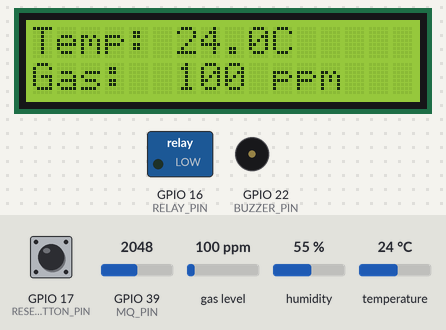
A sketch run on a simulated ESP32. Parts: 16×2 character LCD, switched loads named in the sketch (green lamp = pin HIGH), buzzer (waves = sounding). Inputs (shaded band) come from the test bench; at power-on: GPIO 17 (RESET_BUTTON_PIN) HIGH, gas level 100 ppm, temperature 24 °C, GPIO 39 (MQ_PIN) = 2048, humidity 55 %. What the sketch prints to the serial monitor is not drawn.

Above: at 6.2 s.
6.3 s: GPIO 17 (RESET_BUTTON_PIN) pulled LOW for 3.2 s
At 8.0 s:
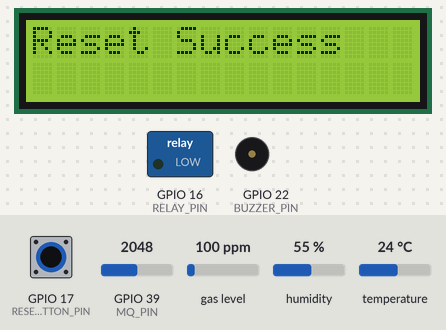
11.8 s: gas level set to 183 ppm
At 13.6 s:
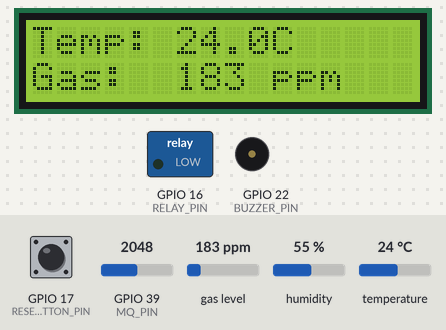
13.9 s: gas level set to 217 ppm
At 15.4 s:
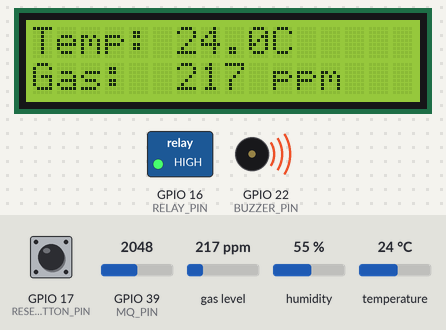
16.0 s: temperature set to 12 °C
At 18.7 s:
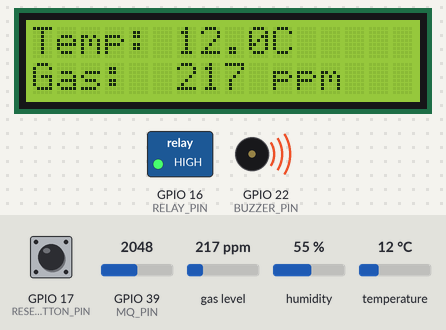
19.1 s: gas level set to 20 ppm
At 20.7 s:
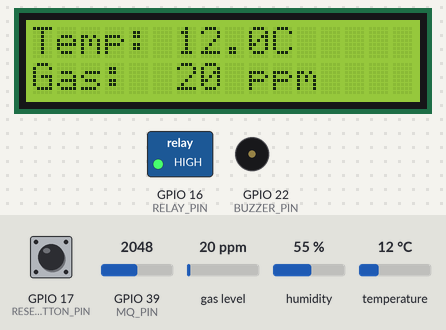
21.2 s: temperature set to 19 °C
At 22.6 s:
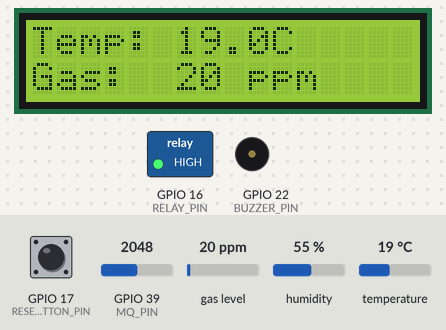
Timing chart, 0 to 24.2 s (numbered marks = the images above; inputs shaded):
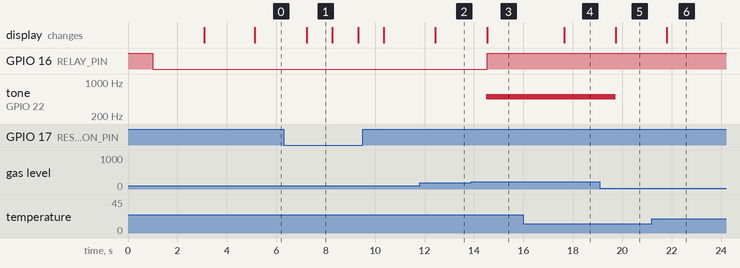

Measured:
- the behaviour switches between 200 and 201 ppm on gas level (found by bisection; images 2 and 3)
- after the input at 6.3 s, the display: changes after 0.93 s (image 1)
- after the input at 11.8 s, the display: changes after 0.63 s (image 2)
- after the input at 13.9 s, GPIO 16 (RELAY_PIN): LOW → HIGH after 0.63 s; tone on GPIO 22 (BUZZER_PIN): silent → 500 Hz after 0.61 s; the display: changes after 0.63 s (image 3)
- after the input at 16.0 s, the display: changes after 1.7 s (image 4)
- after the input at 19.1 s, tone on GPIO 22 (BUZZER_PIN): 500 Hz → silent after 0.64 s; the display: changes after 0.64 s (image 5)
- after the input at 21.2 s, the display: changes after 0.61 s (image 6)

The sketch:

sketch_dec22a.ino
```cpp
#include <Wire.h>
#include <Adafruit_Sensor.h>
#include <DHT.h>
#include <MQ2.h>
#include <LiquidCrystal_I2C.h>

#define DHTPIN 33
#define DHTTYPE DHT11
#define BUZZER_PIN 22
#define RESET_BUTTON_PIN 17
#define RELAY_PIN 16
#define MQ_PIN 39
#define GAS_THRESHOLD 200
#define RESET_THRESHOLD 500  // 設定一個數值，表示重置按鈕的閾值

DHT dht(DHTPIN, DHTTYPE);
MQ2 mq2(MQ_PIN);
LiquidCrystal_I2C lcd(0x27, 16, 2);

bool alarmActive = false;  // 警報是否啟動的標誌

void setup() {
  Serial.begin(115200);
  pinMode(BUZZER_PIN, OUTPUT);
  pinMode(RESET_BUTTON_PIN, INPUT);
  pinMode(RELAY_PIN, OUTPUT);

  digitalWrite(RELAY_PIN, HIGH);
  delay(1000);
  digitalWrite(RELAY_PIN, LOW);
  delay(1000);

  delay(500);

  mq2.begin();
  dht.begin();
  lcd.init();
  lcd.backlight();
  lcd.setCursor(0, 0);
  lcd.print("Hello, World!");
  lcd.setCursor(0, 1);
  lcd.print("made by YUXUN");
  delay(2000);
}
void loop() {
  float temperatureValue = dht.readTemperature();
  int gasValue = mq2.readCO();

  Serial.print("Temperature: ");
  Serial.print(temperatureValue);
  Serial.println(" °C\t");

  Serial.print("Gas Concentration: ");
  Serial.print(gasValue);
  Serial.println(" ppm");

  lcd.clear();
  lcd.setCursor(0, 0);
  lcd.print("Temp: ");
  lcd.print(temperatureValue, 1);
  lcd.print("C");

  lcd.setCursor(0, 1);
  lcd.print("Gas:  ");
  lcd.print(gasValue);
  lcd.print(" ppm");

  // 檢查瓦斯濃度和溫度
  if (gasValue > GAS_THRESHOLD || temperatureValue > 29) {
    // 啟動蜂鳴器
    if (!alarmActive) {
      tone(BUZZER_PIN, 500);
      alarmActive = true;

      // 在更新LCD之前清除顯示
      lcd.clear();

      lcd.setCursor(0, 0);
      lcd.print("Temp: ");
      lcd.print(temperatureValue, 1);
      lcd.print("C");

      lcd.setCursor(0, 1);
      lcd.print("Gas:  ");
      lcd.print(gasValue);
      lcd.print(" ppm");
    }

    // 啟動繼電器
    digitalWrite(RELAY_PIN, HIGH);
  } else {
    // 關閉蜂鳴器
    noTone(BUZZER_PIN);
    alarmActive = false;

    // 如果重置按鈕被按下，且數值回到正常值，則重置繼電器
    if (digitalRead(RESET_BUTTON_PIN) == LOW && gasValue < RESET_THRESHOLD && temperatureValue < RESET_THRESHOLD) {
      digitalWrite(RELAY_PIN, LOW);

      // 在更新LCD之前清除顯示
      lcd.clear();
      lcd.setCursor(0, 0);
      lcd.print("Reset Success");

      delay(1000);

      lcd.clear();
      lcd.setCursor(0, 0);
      lcd.print("Temp: ");
      lcd.print(temperatureValue, 1);
      lcd.print("C");

      lcd.setCursor(0, 1);
      lcd.print("Gas:  ");
      lcd.print(gasValue);
      lcd.print(" ppm");
    }
  }
  Serial.println(analogRead(39));
  delay(1000);
}
```
